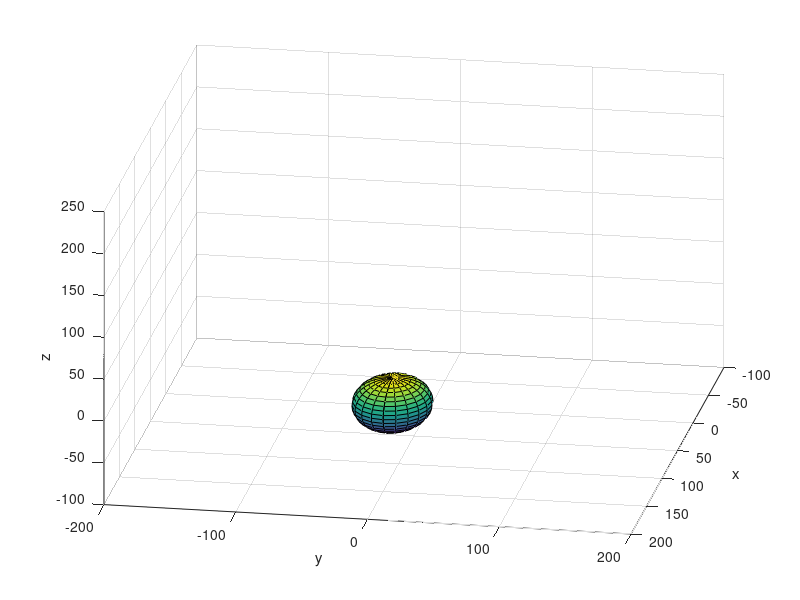

Here is the MATLAB script that generated this plot: (Note: this script raises an error after producing the figure.)
clear all
close all

% Obstacle avoidance in task

p(1,:) = [6, 46, 70, -136];
p(2,:) = [129, 150, 150, 30];
p(3,:) = [150, 80, 70, -20];
p(4,:) = [136, -69, -67, -78];
p(5,:) = [60, -146, 170, 36];


% Location and radius of spherical objects (mm)
    h = (p(3,1)+p(4,1))/2;
    j = (p(3,2)+p(4,2))/2;  
    k = (p(3,3)+p(4,3))/2;
    r = 30;
    
% Number of points
    n_points = size(p,1);
    
% Number of points between start point and target
    n = 100;
    
% Index variables
    i = 1;
    m = 1;

% Coordinate system for spherical obstacles   
    [xs,ys,zs] = sphere;
    
% Initialise figure with start and end point and spherical obstacles
    figure(1)
    grid on
    hold on
    view([100 30])
    xlabel('x')
    ylabel('y')
    zlabel('z')
    xlim([-100 200])
    ylim([-200 200])
    zlim([-100  250])
    
% Plot spherical obstacles
    surf(xs*r+h, ys*r+j, zs*r+k)

for i = 1:(n_points-1)
    
        a = 1;
    
        x_int = zeros(1,n);
        y_int = zeros(1,n);
        z_int = zeros(1,n);
        pitch_int = zeros(1,n);
    
        x_int(a) = p(i,1);
        y_int(a) = p(i,2);
        z_int(a) = p(i,3);
        pitch_int(a) = p(i,4);
        
   while round(x_int(a)) ~= p(i+1,1) || round(y_int(a)) ~= p(i+1,2) || round(z_int(a) ~= p(i+1,3)) || round(pitch_int(a) ~= p(i+1,4))         
        
        x_int(:) = linspace(x_int(a), p(i+1,1), n);
        y_int(:) = linspace(y_int(a), p(i+1,2), n);
        z_int(:) = linspace(z_int(a), p(i+1,3), n);
        pitch_int(:) = linspace(pitch_int(a), p(i+1, 4), n);
        
        for a = 1:n
            if (x_int(a)-h)^2 + (y_int(a)-j)^2 + (z_int(a)-k)^2 < (r+6)^2
                random = rand(1);
                if random <= (1/2)
                    z_int(a) = z_int(a) - 5;
                else
                    x_int(a) = x_int(a) - 5;
                end
                break
            end
            joint_angles = inverse_kinematics(x_int(a),y_int(a),z_int(a),pitch_int(a));

            coords = Forward_Kinematics(joint_angles);

            for l = 1:3
                poe(l,m) = coords(l,6);
            end

            if exist('h2')
                set(h2,'Visible','off')
            end
            h2 = plot3(coords(1,:), coords(2,:), coords(3,:), 'b', 'LineWidth', 2);
            pause(0.02)
            plot3(poe(1,:), poe(2,:), poe(3,:), 'r--', 'LineWidth', 2)
            m = m+1;
           
        end
        
    end 
end